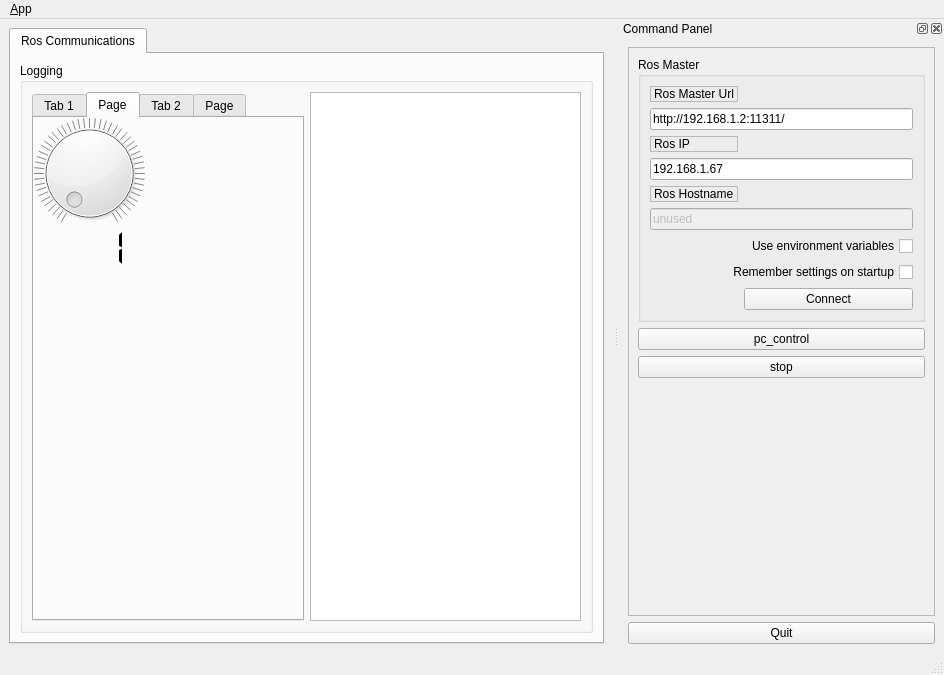
<?xml version="1.0" encoding="UTF-8"?>
<ui version="4.0">
 <class>MainWindowDesign</class>
 <widget class="QMainWindow" name="MainWindowDesign">
  <property name="geometry">
   <rect>
    <x>0</x>
    <y>0</y>
    <width>944</width>
    <height>675</height>
   </rect>
  </property>
  <property name="windowTitle">
   <string>QRosApp</string>
  </property>
  <property name="windowIcon">
   <iconset>
    <normaloff>:/images/icon.png</normaloff>:/images/icon.png</iconset>
  </property>
  <property name="locale">
   <locale language="English" country="Australia"/>
  </property>
  <widget class="QWidget" name="centralwidget">
   <layout class="QHBoxLayout">
    <item>
     <widget class="QTabWidget" name="tab_manager">
      <property name="minimumSize">
       <size>
        <width>100</width>
        <height>0</height>
       </size>
      </property>
      <property name="locale">
       <locale language="English" country="Australia"/>
      </property>
      <property name="currentIndex">
       <number>0</number>
      </property>
      <widget class="QWidget" name="tab_status">
       <attribute name="title">
        <string>Ros Communications</string>
       </attribute>
       <layout class="QVBoxLayout" name="verticalLayout_2">
        <item>
         <widget class="QGroupBox" name="groupBox_12">
          <property name="sizePolicy">
           <sizepolicy hsizetype="MinimumExpanding" vsizetype="Preferred">
            <horstretch>0</horstretch>
            <verstretch>0</verstretch>
           </sizepolicy>
          </property>
          <property name="title">
           <string>Logging</string>
          </property>
          <layout class="QGridLayout" name="gridLayout_3">
           <item row="0" column="1">
            <widget class="QListView" name="view_logging"/>
           </item>
           <item row="0" column="0">
            <widget class="QTabWidget" name="tabWidget">
             <property name="currentIndex">
              <number>1</number>
             </property>
             <widget class="QWidget" name="tab">
              <attribute name="title">
               <string>Tab 1</string>
              </attribute>
              <widget class="QWidget" name="gridLayoutWidget">
               <property name="geometry">
                <rect>
                 <x>0</x>
                 <y>10</y>
                 <width>261</width>
                 <height>471</height>
                </rect>
               </property>
               <layout class="QGridLayout" name="gridLayout_2">
                <item row="1" column="0">
                 <widget class="QPushButton" name="pushButton_5">
                  <property name="text">
                   <string>PushButton</string>
                  </property>
                 </widget>
                </item>
                <item row="0" column="0">
                 <widget class="QPushButton" name="pushButton_3">
                  <property name="text">
                   <string>PushButton</string>
                  </property>
                 </widget>
                </item>
                <item row="2" column="0">
                 <widget class="QPushButton" name="pushButton_4">
                  <property name="text">
                   <string>PushButton</string>
                  </property>
                 </widget>
                </item>
               </layout>
              </widget>
             </widget>
             <widget class="QWidget" name="tab_3">
              <attribute name="title">
               <string>Page</string>
              </attribute>
              <widget class="QDial" name="dial_2">
               <property name="geometry">
                <rect>
                 <x>0</x>
                 <y>0</y>
                 <width>111</width>
                 <height>111</height>
                </rect>
               </property>
               <property name="cursor">
                <cursorShape>PointingHandCursor</cursorShape>
               </property>
               <property name="mouseTracking">
                <bool>false</bool>
               </property>
               <property name="focusPolicy">
                <enum>Qt::WheelFocus</enum>
               </property>
               <property name="acceptDrops">
                <bool>false</bool>
               </property>
               <property name="autoFillBackground">
                <bool>false</bool>
               </property>
               <property name="minimum">
                <number>1</number>
               </property>
               <property name="maximum">
                <number>4095</number>
               </property>
               <property name="sliderPosition">
                <number>1</number>
               </property>
               <property name="tracking">
                <bool>false</bool>
               </property>
               <property name="orientation">
                <enum>Qt::Horizontal</enum>
               </property>
               <property name="invertedAppearance">
                <bool>false</bool>
               </property>
               <property name="invertedControls">
                <bool>false</bool>
               </property>
               <property name="wrapping">
                <bool>false</bool>
               </property>
               <property name="notchTarget">
                <double>20.000000000000000</double>
               </property>
               <property name="notchesVisible">
                <bool>true</bool>
               </property>
              </widget>
              <widget class="QLCDNumber" name="lcdNumber">
               <property name="geometry">
                <rect>
                 <x>0</x>
                 <y>110</y>
                 <width>101</width>
                 <height>41</height>
                </rect>
               </property>
               <property name="frameShape">
                <enum>QFrame::NoFrame</enum>
               </property>
               <property name="frameShadow">
                <enum>QFrame::Plain</enum>
               </property>
               <property name="smallDecimalPoint">
                <bool>false</bool>
               </property>
               <property name="digitCount">
                <number>4</number>
               </property>
               <property name="segmentStyle">
                <enum>QLCDNumber::Flat</enum>
               </property>
               <property name="intValue" stdset="0">
                <number>1</number>
               </property>
              </widget>
             </widget>
             <widget class="QWidget" name="tab_2">
              <attribute name="title">
               <string>Tab 2</string>
              </attribute>
             </widget>
             <widget class="QWidget" name="tab_4">
              <attribute name="title">
               <string>Page</string>
              </attribute>
             </widget>
            </widget>
           </item>
          </layout>
         </widget>
        </item>
       </layout>
      </widget>
     </widget>
    </item>
   </layout>
  </widget>
  <widget class="QMenuBar" name="menubar">
   <property name="geometry">
    <rect>
     <x>0</x>
     <y>0</y>
     <width>944</width>
     <height>25</height>
    </rect>
   </property>
   <widget class="QMenu" name="menu_File">
    <property name="title">
     <string>&amp;App</string>
    </property>
    <addaction name="action_Preferences"/>
    <addaction name="separator"/>
    <addaction name="actionAbout"/>
    <addaction name="actionAbout_Qt"/>
    <addaction name="separator"/>
    <addaction name="action_Quit"/>
    <addaction name="separator"/>
    <addaction name="actionCMD"/>
   </widget>
   <addaction name="menu_File"/>
  </widget>
  <widget class="QStatusBar" name="statusbar"/>
  <widget class="QDockWidget" name="dock_status">
   <property name="enabled">
    <bool>true</bool>
   </property>
   <property name="sizePolicy">
    <sizepolicy hsizetype="Minimum" vsizetype="Preferred">
     <horstretch>0</horstretch>
     <verstretch>0</verstretch>
    </sizepolicy>
   </property>
   <property name="minimumSize">
    <size>
     <width>325</width>
     <height>546</height>
    </size>
   </property>
   <property name="allowedAreas">
    <set>Qt::RightDockWidgetArea</set>
   </property>
   <property name="windowTitle">
    <string>Command Panel</string>
   </property>
   <attribute name="dockWidgetArea">
    <number>2</number>
   </attribute>
   <widget class="QWidget" name="dockWidgetContents_2">
    <layout class="QVBoxLayout" name="verticalLayout">
     <item>
      <widget class="QFrame" name="frame">
       <property name="sizePolicy">
        <sizepolicy hsizetype="Minimum" vsizetype="Preferred">
         <horstretch>0</horstretch>
         <verstretch>0</verstretch>
        </sizepolicy>
       </property>
       <property name="frameShape">
        <enum>QFrame::StyledPanel</enum>
       </property>
       <property name="frameShadow">
        <enum>QFrame::Raised</enum>
       </property>
       <layout class="QVBoxLayout" name="verticalLayout_3">
        <item>
         <widget class="QGroupBox" name="groupBox">
          <property name="title">
           <string>Ros Master</string>
          </property>
          <layout class="QGridLayout" name="gridLayout">
           <item row="0" column="0">
            <widget class="QLabel" name="label">
             <property name="frameShape">
              <enum>QFrame::StyledPanel</enum>
             </property>
             <property name="frameShadow">
              <enum>QFrame::Raised</enum>
             </property>
             <property name="text">
              <string>Ros Master Url</string>
             </property>
            </widget>
           </item>
           <item row="1" column="0" colspan="2">
            <widget class="QLineEdit" name="line_edit_master">
             <property name="text">
              <string>http://192.168.1.2:11311/</string>
             </property>
            </widget>
           </item>
           <item row="2" column="0">
            <widget class="QLabel" name="label_2">
             <property name="frameShape">
              <enum>QFrame::StyledPanel</enum>
             </property>
             <property name="frameShadow">
              <enum>QFrame::Raised</enum>
             </property>
             <property name="text">
              <string>Ros IP</string>
             </property>
            </widget>
           </item>
           <item row="3" column="0" colspan="2">
            <widget class="QLineEdit" name="line_edit_host">
             <property name="text">
              <string>192.168.1.67</string>
             </property>
            </widget>
           </item>
           <item row="4" column="0">
            <widget class="QLabel" name="label_3">
             <property name="frameShape">
              <enum>QFrame::StyledPanel</enum>
             </property>
             <property name="frameShadow">
              <enum>QFrame::Raised</enum>
             </property>
             <property name="text">
              <string>Ros Hostname</string>
             </property>
            </widget>
           </item>
           <item row="5" column="0" colspan="2">
            <widget class="QLineEdit" name="line_edit_topic">
             <property name="enabled">
              <bool>false</bool>
             </property>
             <property name="text">
              <string>unused</string>
             </property>
            </widget>
           </item>
           <item row="6" column="0" colspan="2">
            <widget class="QCheckBox" name="checkbox_use_environment">
             <property name="layoutDirection">
              <enum>Qt::RightToLeft</enum>
             </property>
             <property name="text">
              <string>Use environment variables</string>
             </property>
            </widget>
           </item>
           <item row="7" column="0" colspan="2">
            <widget class="QCheckBox" name="checkbox_remember_settings">
             <property name="layoutDirection">
              <enum>Qt::RightToLeft</enum>
             </property>
             <property name="text">
              <string>Remember settings on startup</string>
             </property>
            </widget>
           </item>
           <item row="8" column="1">
            <widget class="QPushButton" name="button_connect">
             <property name="enabled">
              <bool>true</bool>
             </property>
             <property name="sizePolicy">
              <sizepolicy hsizetype="MinimumExpanding" vsizetype="Fixed">
               <horstretch>0</horstretch>
               <verstretch>0</verstretch>
              </sizepolicy>
             </property>
             <property name="toolTip">
              <string>Set the target to the current joint trajectory state.</string>
             </property>
             <property name="statusTip">
              <string>Clear all waypoints and set the target to the current joint trajectory state.</string>
             </property>
             <property name="text">
              <string>Connect</string>
             </property>
            </widget>
           </item>
          </layout>
         </widget>
        </item>
        <item>
         <widget class="QPushButton" name="pushButton">
          <property name="text">
           <string>pc_control</string>
          </property>
         </widget>
        </item>
        <item>
         <widget class="QPushButton" name="pushButton_2">
          <property name="text">
           <string>stop</string>
          </property>
         </widget>
        </item>
        <item>
         <spacer name="verticalSpacer_3">
          <property name="orientation">
           <enum>Qt::Vertical</enum>
          </property>
          <property name="sizeHint" stdset="0">
           <size>
            <width>20</width>
            <height>233</height>
           </size>
          </property>
         </spacer>
        </item>
       </layout>
      </widget>
     </item>
     <item>
      <widget class="QPushButton" name="quit_button">
       <property name="sizePolicy">
        <sizepolicy hsizetype="MinimumExpanding" vsizetype="Fixed">
         <horstretch>0</horstretch>
         <verstretch>0</verstretch>
        </sizepolicy>
       </property>
       <property name="text">
        <string>Quit</string>
       </property>
      </widget>
     </item>
    </layout>
   </widget>
  </widget>
  <action name="action_Quit">
   <property name="text">
    <string>&amp;Quit</string>
   </property>
   <property name="shortcut">
    <string>Ctrl+Q</string>
   </property>
   <property name="shortcutContext">
    <enum>Qt::ApplicationShortcut</enum>
   </property>
  </action>
  <action name="action_Preferences">
   <property name="text">
    <string>&amp;Preferences</string>
   </property>
  </action>
  <action name="actionAbout">
   <property name="text">
    <string>&amp;About</string>
   </property>
  </action>
  <action name="actionAbout_Qt">
   <property name="text">
    <string>About &amp;Qt</string>
   </property>
  </action>
  <action name="actionCMD">
   <property name="text">
    <string>CMD</string>
   </property>
  </action>
 </widget>
 <resources/>
 <connections>
  <connection>
   <sender>action_Quit</sender>
   <signal>triggered()</signal>
   <receiver>MainWindowDesign</receiver>
   <slot>close()</slot>
   <hints>
    <hint type="sourcelabel">
     <x>-1</x>
     <y>-1</y>
    </hint>
    <hint type="destinationlabel">
     <x>399</x>
     <y>299</y>
    </hint>
   </hints>
  </connection>
  <connection>
   <sender>quit_button</sender>
   <signal>clicked()</signal>
   <receiver>MainWindowDesign</receiver>
   <slot>close()</slot>
   <hints>
    <hint type="sourcelabel">
     <x>934</x>
     <y>643</y>
    </hint>
    <hint type="destinationlabel">
     <x>469</x>
     <y>299</y>
    </hint>
   </hints>
  </connection>
  <connection>
   <sender>dial_2</sender>
   <signal>valueChanged(int)</signal>
   <receiver>lcdNumber</receiver>
   <slot>display(int)</slot>
   <hints>
    <hint type="sourcelabel">
     <x>120</x>
     <y>181</y>
    </hint>
    <hint type="destinationlabel">
     <x>129</x>
     <y>267</y>
    </hint>
   </hints>
  </connection>
  <connection>
   <sender>dial_2</sender>
   <signal>sliderMoved(int)</signal>
   <receiver>lcdNumber</receiver>
   <slot>display(int)</slot>
   <hints>
    <hint type="sourcelabel">
     <x>82</x>
     <y>190</y>
    </hint>
    <hint type="destinationlabel">
     <x>114</x>
     <y>268</y>
    </hint>
   </hints>
  </connection>
 </connections>
</ui>
